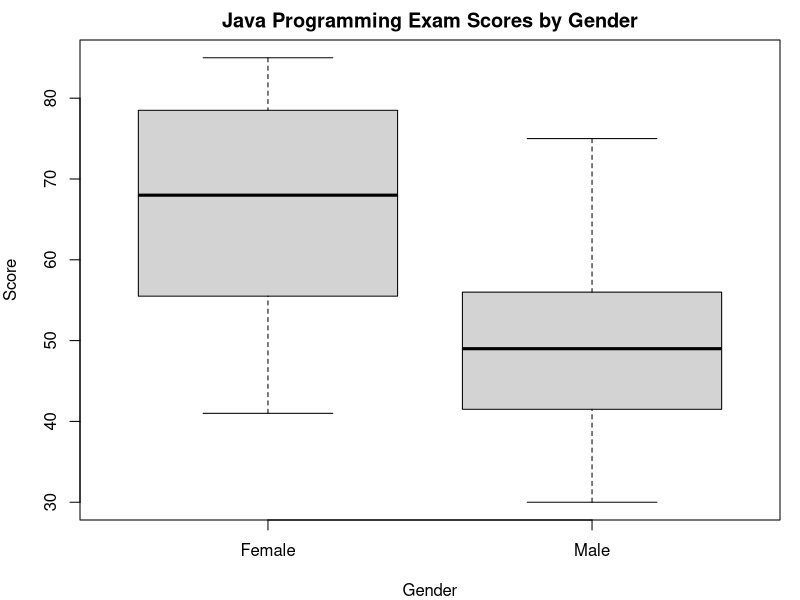

Write the R code that produced this figure.
#These are Exercises 1.1 from textbook Probability with R - An introduction with Computer Science

"
### PROBLEM ###
1. In a class of 50 students of computing, 23 are female and 27 are male. The
results of their first year Java programming examination are as follows:
Females: 57, 59, 78, 79, 60, 65, 68, 71, 75, 48, 51, 55, 56, 41, 43, 44, 75, 78,
80,81,83,83,85
Males: 48, 49, 49, 30, 30, 31, 32, 35, 37, 41, 86, 42, 51, 53, 56, 42, 44, 50,
51,65,67,51,56,58,64,64,75
(a) Read these data into R by storing them in the following ways:
• As two vectors, one for the females and one for the males.
• As one vector, with a factor vector designating the gender.


        Hint.
        marks <- c(57, 59, 78, 79, 60,
        75, 48, 51, 55, 56, 41, 43, 44,
        81, 83, 83, 85, 48, 49, 49, 30,
        35, 37, 41, 86, 42, 51, 53, 56,
        51, 65, 67, 51, 56, 58, 64, 64, 75)
        
        reads the data into a vector designated marks.
        
        gendermarks <-rep(c('Female, 'Male'), c(23, 27))
        creates a vector containing female repeated 23 times, followed by male
        repeated 27 times.


(b) If it was discovered that the 34th was entered incorrectly and should have
obtained the marks 46 instead of 86, use an appropriate editing procedure
to change this.

(c) Save the workspace in a suitable directory for access later.
"

# Part (a): Read the data into R
# Option 1: As two separate vectors
females <- c(57, 59, 78, 79, 60, 65, 68, 71, 75, 48, 51, 55, 56, 41, 43, 44, 75, 78, 80, 81, 83, 83, 85)
males <- c(48, 49, 49, 30, 30, 31, 32, 35, 37, 41, 86, 42, 51, 53, 56, 42, 44, 50, 51, 65, 67, 51, 56, 58, 64, 64, 75)

# Option 2: As one vector with a factor vector for gender
marks <- c(57, 59, 78, 79, 60, 65, 68, 71, 75, 48, 51, 55, 56, 41, 43, 44, 75, 78, 
           80, 81, 83, 83, 85, 48, 49, 49, 30, 30, 31, 32, 35, 37, 41, 86, 42, 51, 
           53, 56, 42, 44, 50, 51, 65, 67, 51, 56, 58, 64, 64, 75)

gender <- rep(c("Female", "Male"), c(23, 27))

# Create a data frame for easier manipulation
student_data <- data.frame(marks = marks, gender = gender)

# Part (b): Edit incorrect mark
# Using the single vector approach
marks[34] <- 46

# Using the data frame approach
student_data$marks[34] <- 46

# Update male vector for completeness
males[11] <- 46  # This is the 11th element in males vector (86 → 46)

# Verify the changes
cat("Updated male marks:\n")
print(males)
cat("\nUpdated combined marks:\n")
print(marks[34])
cat("\nUpdated data frame:\n")
print(student_data[34,])

# Part (c): Save workspace
# This saves all objects in the current R session
save.image("class_marks.RData")

# Alternatively, save specific objects
save(females, males, marks, gender, student_data, file = "class_marks.RData")

# Basic analysis of the data (optional extension)
# Summary statistics by gender
cat("\nFemale summary statistics:\n")
summary(females)

cat("\nMale summary statistics:\n")
summary(males)

# Visual comparison
par(mar = c(4, 4, 2, 1))  # Bottom, left, top, right margins
boxplot(marks ~ gender, data = student_data, 
        main = "Java Programming Exam Scores by Gender",
        xlab = "Gender", ylab = "Score")